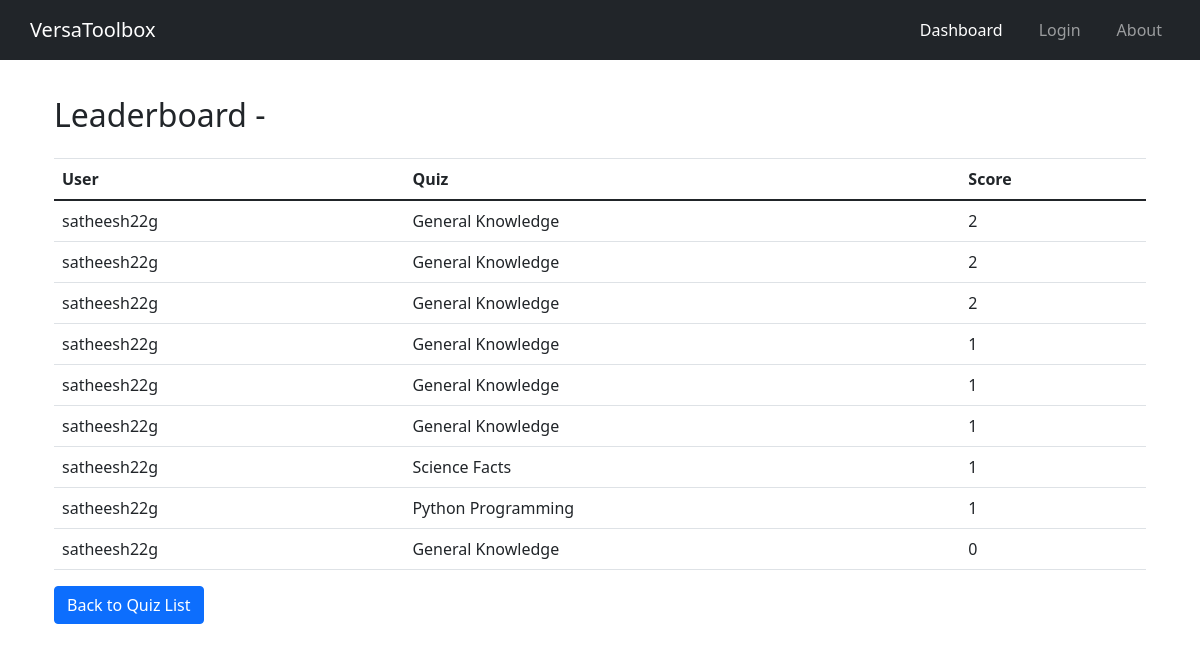
The app's page /leaderboard/, older data.
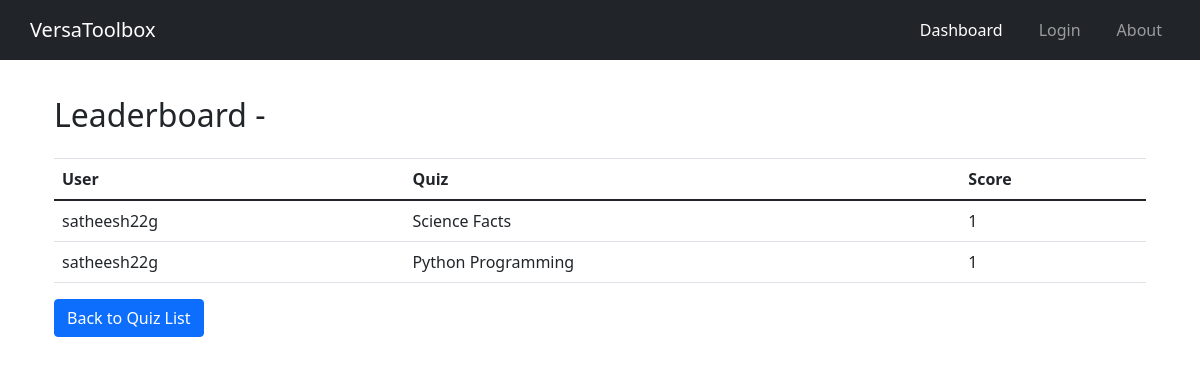
The same page, newer data.
### quiz/models.py (models this page shows)
class QuizTaker(models.Model):
    user = models.ForeignKey(settings.AUTH_USER_MODEL, on_delete=models.CASCADE)
    quiz = models.ForeignKey(Quiz, on_delete=models.CASCADE)
    score = models.PositiveIntegerField()

class Quiz(models.Model):
    title = models.CharField(max_length=255)
    category = models.CharField(max_length=255)

### users/models.py (models this page shows, shortened)
class CustomUser(AbstractUser):
    email = models.EmailField(unique=True)

### quiz/views.py (the view)
# urls.py: path('leaderboard/', leaderboard, name='leaderboard'),
def leaderboard(request):
    leaderboard = QuizTaker.objects.all().order_by('-score')
    return render(request, 'leaderboard.html', {'leaderboard': leaderboard})

### users/context_processors.py (called while the page is built)
def common_context(request):
    username = request.session.get('username', None)
    return {'username': username}

### quiz/templates/leaderboard.html (shortened to what this page needs)
<!DOCTYPE html>
<html lang="en">
<head>
  <link href="https://cdn.jsdelivr.net/npm/bootstrap@5.3.0/dist/css/bootstrap.min.css" rel="stylesheet">
  <link href="https://stackpath.bootstrapcdn.com/bootstrap/4.5.2/css/bootstrap.min.css" rel="stylesheet">
</head>
<body>
    {% include 'nav.html' %}
    <div class="container py-5 mt-5">
    <h2 class="mb-4">Leaderboard - {{ quiz.title }}</h2>
    {% if leaderboard %}
      <table class="table">
        <thead>
          <tr>
            <th>User</th>
            <th>Quiz</th>
            <th>Score</th>
          </tr>
        </thead>
        <tbody>
          {% for entry in leaderboard %}
            <tr>
              <td>{{ entry.user.username }}</td>
              <td>{{ entry.quiz.title }}</td>
              <td>{{ entry.score }}</td>
            </tr>
          {% endfor %}
        </tbody>
      </table>
    {% else %}
      <p class="mt-4">No entries on the leaderboard for this quiz.</p>
    {% endif %}
    <a href="{% url 'quiz_list' %}" class="btn btn-primary">Back to Quiz List</a>
  </div>
</body>
</html>

### qr_maker/templates/nav.html (shortened to what this page needs)
<!DOCTYPE html>
<html lang="en">
<head>
  <link href="https://cdn.jsdelivr.net/npm/bootstrap@5.0.2/dist/css/bootstrap.min.css" rel="stylesheet">
</head>
<body>
  <nav class="navbar navbar-expand-lg navbar-dark bg-dark">
    <h1><a class="navbar-brand" href="/">VersaToolbox</a></h1>
    <div class="collapse navbar-collapse" id="navbarNav">
      <ul class="navbar-nav ml-auto">
        <li class="nav-item active">
          <a class="nav-link" href="/dashboard">Dashboard</a>
        </li>
        {% if username %}
        <li class="nav-item">
          <a class="nav-link">
            {{ username }}
          </a>
        </li>
        <li class="nav-item">
          <a class="nav-link" href="/profile">Profile</a>
        </li>
        {% else %}
        <a class="nav-link" href="/login">Login</a>
        {% endif %}
        <li class="nav-item">
          <a class="nav-link" href="/about">About</a>
        </li>
      </ul>
    </div>
  </nav>
</body>
</html>

### qr_maker/templates/nav.html (style rules this page uses)
.navbar { background-color: #333; color: #fff; justify-content: space-between; align-items: center; padding: 10px 20px; position: fixed; top: 0; width: 100%; margin: 0; z-index: 100; }
.navbar h1 { margin: 0; font-size: 20px; }
.navbar a { color: #fff; text-decoration: none; margin: 0 10px; transition: color 0.3s ease; }

Row changes from the older to the newer data that the page shows:
removed QuizTaker: user.username "satheesh22g", quiz "General Knowledge", score "2"
removed QuizTaker: user.username "satheesh22g", quiz "General Knowledge", score "2"
removed QuizTaker: user.username "satheesh22g", quiz "General Knowledge", score "2"
removed QuizTaker: user.username "satheesh22g", quiz "General Knowledge", score "1"
removed QuizTaker: user.username "satheesh22g", quiz "General Knowledge", score "1"
removed QuizTaker: user.username "satheesh22g", quiz "General Knowledge", score "1"
removed QuizTaker: user.username "satheesh22g", quiz "General Knowledge", score "0"
